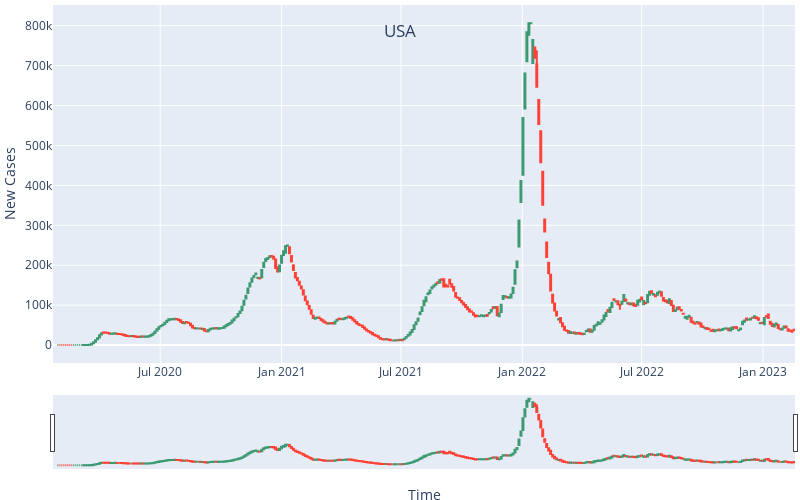

Notebook code for this chart:
### Markdown cell above
## Plot OHLC Data

### Code cell
df_type = 1
dfohlc = {1:dfohlc_cases, 2:dfohlc_deaths, 7:dfohlc_death_per_case}[df_type]

# Plot OHLC data
fig = go.Figure(data=go.Candlestick(x=dfohlc.index,
                                    open=dfohlc['open'],
                                    high=dfohlc['high'],
                                    low=dfohlc['low'],
                                    close=dfohlc['close']))
fig.update_xaxes(title_text="Time", rangeslider_visible=True)
fig.update_yaxes(title_text={1:"New Cases",2:"New Deaths",7:"New Deaths/Cases"}[df_type])
fig.update_layout(title_text=country_name, title_x=0.5, title_y=0.95)
fig.update_layout(height=500, width=800) # title_text="Covid-19"
fig.update_layout(margin=dict(l=0, r=5, t=5, b=0)) # Tight layout.
fig.show()

### Figure 1 — Plotly figure (JSON) as saved in the notebook; plotly's stock layout.template omitted (floating-point values rounded to 4 significant figures; data arrays with more than 128 entries replaced by an {"elided": "..."} marker saying what was removed)
{"data": [{"close": {"elided": "375 float values"}, "high": {"elided": "375 float values"}, "low": {"elided": "375 float values"}, "open": {"elided": "375 float values"}, "type": "candlestick", "x": {"elided": "375 str values"}}], "layout": {"height": 500, "margin": {"b": 0, "l": 0, "r": 5, "t": 5}, "title": {"text": "USA", "x": 0.5, "y": 0.95}, "width": 800, "xaxis": {"rangeslider": {"visible": true}, "title": {"text": "Time"}}, "yaxis": {"title": {"text": "New Cases"}}}}
